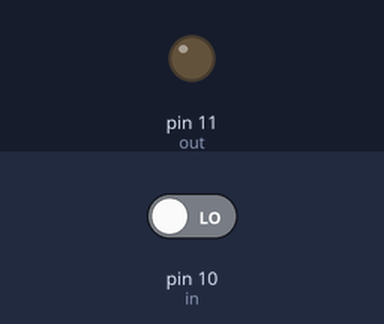
Simulated run of this sketch. Board: Arduino Uno, built with avr-gcc and run on an emulated ATmega328P. On the bench: output pins drawn as LEDs (lit = HIGH). The test bench sets the inputs (shaded band); at power-on: pin 10 (in) LOW.

Above: at 1.2 s.
1.3 s: pin 10 (in) driven HIGH
At 2.3 s:
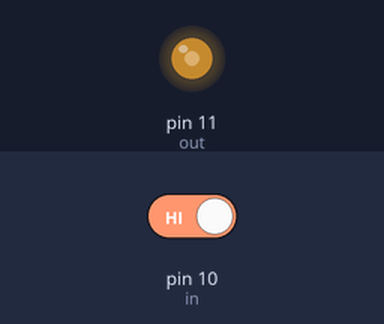
2.8 s: pin 10 (in) driven LOW
At 4.2 s:
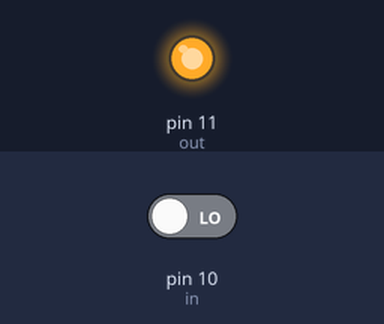
Timing chart, 0 to 5.8 s (numbered marks = the images above; inputs shaded):
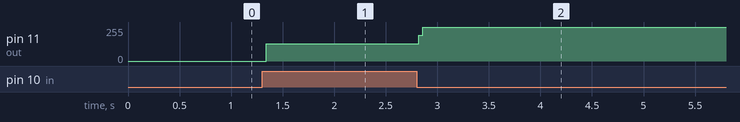

The sketch:

chattering1.ino
```cpp
const int in  = 10;
const int out = 11;

bool state = false;

void setup() {
  pinMode(in, INPUT);
  pinMode(out, OUTPUT);
}

void loop() {
  if (digitalRead(in) == HIGH) {
    state = !state;
  }

  if (state) {
    digitalWrite(out, HIGH);
  } else {
    digitalWrite(out, LOW);
  }
}
```

Measured:
- after the input at 1.3 s, pin 11 (out): 0/255 → 128/255 at once
- after the input at 2.8 s, pin 11 (out): 128/255 → 255/255 at once
